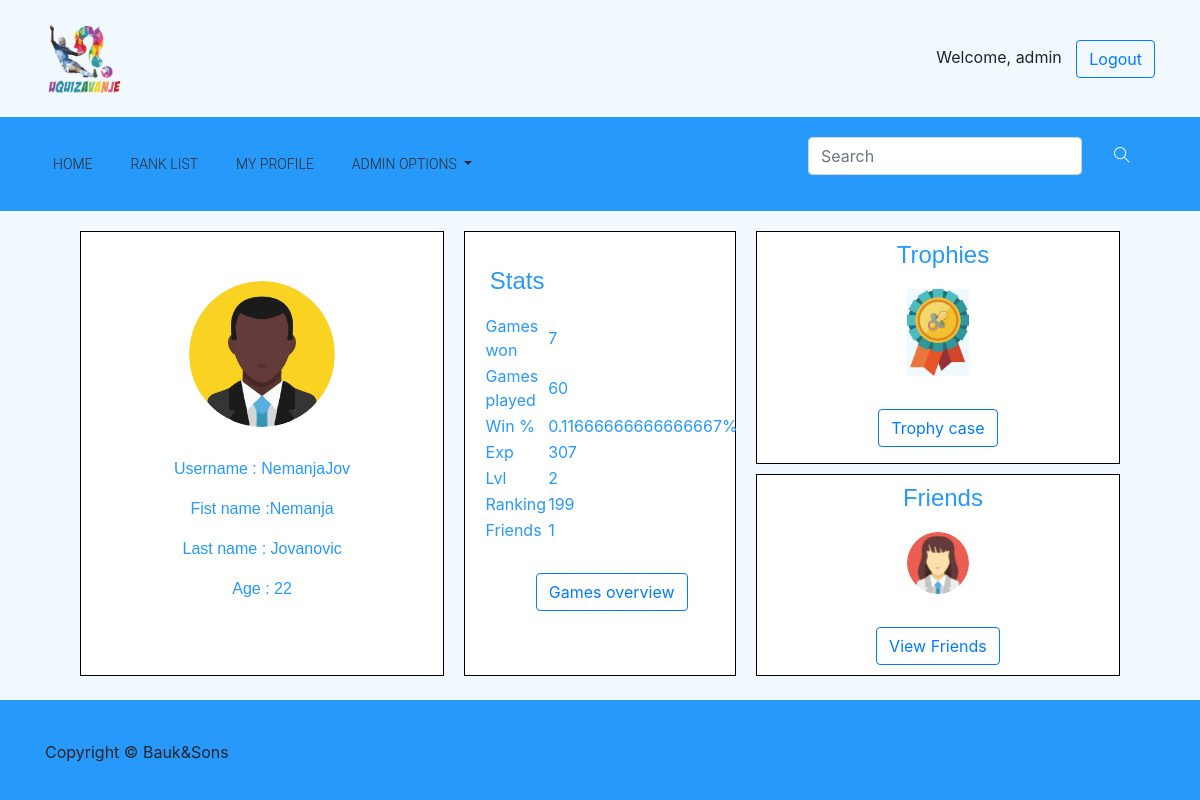
The app's page /my_profile/15/ (signed in) with its own data.
### quiz/models.py (models this page shows, shortened)
class User(AbstractUser):
    email = models.EmailField(
        verbose_name='email address',
        max_length=255,
        unique=True,
    )
    age = models.IntegerField(null = True)
    is_active = models.BooleanField(default=True)
    is_moderator = models.BooleanField(default=False)
    wants_moderator = models.BooleanField(default = False)
    first_name = models.CharField(max_length=50)
    last_name = models.CharField( max_length=50)
    level = models.IntegerField(default = 0)
    exp = models.IntegerField(default = 0)
    picture = models.TextField(default = "quiz/default_avatar.jpg", max_length = 50, blank = True, null = True)
    ranking = models.IntegerField(default = -1)
    def moderator(self):
        return self.is_moderator
    def is_senior(self):
        return self.level >= 10
    def get_level(self):
        return self.level
    def get_ranking(self):
        return self.ranking
    def get_age(self):
        return self.age
    def get_by_id(id_val):
        return User.objects.filter(id=id_val).first()
    USERNAME_FIELD = 'username'
    REQUIRED_FIELDS = ['email']

### quiz/views.py (the view)
# urls.py: url(r'^my_profile/(?P<value>\d+)/$', views.my_profile,                   name = 'my_profile'),
def my_profile(request, value):
    user = User.get_by_id(value)
    if request.user.is_authenticated:
        template = loader.get_template('quiz/my_profile.html')
        lvl = user.level
        print(lvl)
        wins = Game.number_of_wins(user)
        played = Game.number_of_games_played(user)
        if played != 0:
            percentage = (float)(wins/played)
        else:
            percentage = 0
        number_of_friends = Friendship.count_my_friends(user)
        friends = Friendship.get_random_four_freinds(user)
        senior = user.is_senior()
        wants_moderator = user.wants_moderator
        trophies = []
        trophies.append({'name': "New user", 'src':"quiz/new_user.jpg"})
        if wins>=10:
            trophies.append({'name': "10 wins", 'src': "quiz/10win.jpg"})
        if wins>=50:
            trophies.append({'name': "50 wins", 'src': "quiz/50win.jpg"})
        if wins>=100:
            trophies.append({'name': "100 wins", 'src': "quiz/100win.jpg"})
        if lvl>=5:
            trophies.append({'name': "Level 5+", 'src': "quiz/lvl5.jpg"})
        if lvl>=10:
            trophies.append({'name': "Level 10+", 'src': "quiz/lvl10.jpg"})
        if lvl>=20:
            trophies.append({'name': "Level 20+", 'src': "quiz/lvl20.jpg"})
        if user.is_moderator:
            trophies.append({'name': "Moderator", 'src': "quiz/moderator.jpg"})
        if user.is_senior():
            trophies.append({'name': "Senior", 'src': "quiz/senior_user.jpg"})
        context = {
            'curUser': user,
            'wins': wins,
            'played': played,
            'percentage': percentage,
            'number_of_friends': number_of_friends,
            'trophies': trophies,
            'friends' : friends,
            'senior' : senior,
            'wants_moderator' : wants_moderator,
        }
        return HttpResponse(template.render(context, request))
    else:
        return redirect('/home')

### quiz/models.py (called while the page is built)
    def get_random_four_freinds(user):
        return Friendship.objects.filter(first_friend_id = user, accepted = True).select_related('second_friend_id').values('second_friend_id', 'accepted', 'second_friend_id__username', 'second_friend_id__picture', 'second_friend_id__ranking').order_by('?')[:4]

    def count_my_friends(user):
        return Friendship.objects.filter(first_friend_id = user, accepted = True).count()

    def number_of_wins(user):
        return Game.objects.filter(winner = user).count()

    def number_of_games_played(user):
        p1 = Game.objects.filter(player_one = user).count()
        p2 = Game.objects.filter(player_two = user).count()
        p3 = Game.objects.filter(player_three = user).count()
        p4 = Game.objects.filter(player_four = user).count()
        result = p1+p2+p3+p4
        return result

### quiz/templates/quiz/my_profile.html (shortened to what this page needs)
{% extends "quiz/base.html" %}
{% load static %} {% block content %}
<div class="container">
  <div class="row justify-content-center" style="margin: 10px;">
    <div class="col-lg-4 col-md-12 profile_big_container">
      <div class="text-center justify-content-center">
        <div class="card-body">
          {%if user.id == curUser.id%}
            {% load static %}
          {%else%}
          {% load static %}
            <img src="{% get_static_prefix %}{{curUser.picture}}" class="rounded-circle" />
          {%endif%}
        </div>
        <div class="p_wrapper_profile">
          <p>Username : {{ curUser.get_username }}</p>
          <p>Fist name :{{ curUser.first_name }}</p>
          <p>Last name : {{ curUser.last_name }}</p>
          {% if curUser.get_age != null%}
          <p>Age : {{ curUser.get_age }}</p>
          {% endif %}
        </div>
      </div>
    </div>
    <div class="col-lg-3 col-md-12 profile_big_container">
      <div id="stats_container">
        <h3>Stats</h3>
        <table>
          <tr style="color: #2699FB;">
            <td>Games won</td>
            <td>{{ wins }}</td>
          </tr>
          <tr style="color: #2699FB;">
            <td>Games played</td>
            <td>{{ played }}</td>
          </tr>
          <tr style="color: #2699FB;">
            <td>Win %</td>
            <td>{{ percentage }}%</td>
          </tr>
          <tr style="color: #2699FB;">
              <td>Exp</td>
              <td>{{ curUser.exp }}</td>
          </tr>
          <tr style="color: #2699FB;">
            <td>Lvl</td>
            <td>{{ curUser.get_level }}</td>
          </tr>
          <tr style="color: #2699FB;">
            <td>Ranking</td>
            <td>{{ curUser.get_ranking }}</td>
          </tr>
          <tr style="color: #2699FB;">
            <td>Friends</td>
            <td>{{ number_of_friends }}</td>
          </tr>
          <tr style="color: #2699FB;">
            <td style="padding: 30px" colspan="2" align="center">
              <a href = "{% url 'quiz:games_overview' value=curUser.id%}"><button class="btn btn-outline-primary">Games overview</button></a>
            </td>
          </tr>
        </table>
      </div>
    </div>
    <div class="col-lg-4 col-md-12" style="margin: 10px;">
      <div class="row">
        <div class="col-md-12" id="trophy_container">
          <div class="small_container_content text-center">
            <h3>Trophies</h3>
            <span>
              {%for trophy in trophies%}
              <div style="display: inline">
                <img src="{% get_static_prefix %}{{ trophy.src }}" />
              </div>
              {%endfor%}
            </span>
            <p>
              <button class="btn btn-outline-primary">
                <a href="{% url 'quiz:trophy_page' value=curUser.id%}">Trophy case</a>
              </button>
            </p>
          </div>
        </div>
        <div class="col-md-12" id="friends_container">
          <div class="small_container_content text-center">
            <h3>Friends</h3>
            <span>
              {% for friend in friends %}
                {% load static %}
                <img src='{% get_static_prefix %}{{friend.second_friend_id__picture }}' class="rounded-circle" alt="avatar">
              {% empty %}
                <h6 style="color: #2699FB;">You do not have any friends yet !</h6>
              {% endfor %}
            </span>
            <br/>
            <button class="btn btn-outline-primary">
              <a href="{% url 'quiz:friends_page' value=curUser.id%}">View Friends</a>
            </button>
          </div>
        </div>
      </div>
    </div>
  </div>
</div>
{% endblock content %}

### quiz/templates/quiz/base.html (shortened to what this page needs)
{% load static %}
<!doctype html>
<html lang="en">
<head>
    <link rel="stylesheet" href="{% static 'quiz/bootstrap.min.css' %}">
    <link rel="stylesheet" href="{% static 'quiz/animate.css' %}">
    <link rel="stylesheet" href="{% static 'quiz/font-awesome.min.css' %}">
    <link rel="stylesheet" href="{% static 'quiz/style.css' %}">
    <link rel="stylesheet" href="{% static 'quiz/themify-icons.css' %}">
</head>
<body>
        <div id="page_container">
            <div id="content_wrapper">
    <header class="header_area">
        <div class="sub_header">
            <div class="container">
                <div class="row align-items-center">
                    <div class="col-xs-8 col-md-8 col-xl-6">
                        <div id="logo">
                            <a href="{% url 'quiz:home' %}"><img src="{% static 'quiz/uqizavanje_logo.png' %}" alt=""
                                    title="" /></a>
                        </div>
                    </div>
                    <div class="col-xs-4 col-md-4 col-xl-6">
                        {% if user.is_authenticated %}
                        <div class="float-right" id="welcome_message">
                            Welcome, {{ user.get_username }}
                            <a href="/accounts/logout" class="btn btn-outline-primary">Logout</a>
                        </div>
                        {% endif %}
                    </div>
                </div>
            </div>
        </div>
        <div class="main_menu">
            <div class="container">
                <div class="row">
                    <div class="col-lg-12">
                        <nav class="navbar navbar-expand-lg navbar-light">
                            <div class="collapse navbar-collapse" id="navbarSupportedContent">
                                <ul class="navbar-nav mr-auto">
                                    <li class="nav-item active">
                                        <a class="nav-link active" href="{% url 'quiz:home' %}">Home</a>
                                    </li>
                                    <li class="nav-item">
                                        <a class="nav-link" href="{% url 'quiz:rank_list'%}">Rank List</a>
                                    </li>
                                    {% if user.is_authenticated %}
                                    <li class="nav-item">
                                        <a class="nav-link" href="{% url 'quiz:my_profile' value=user.id%}">My Profile</a>
                                    </li>
                                    {% endif %}
                                    {% if user.is_superuser %}
                                    <li class="nav-item dropdown">
                                        <a class="nav-link dropdown-toggle" href="#" role="button"
                                            data-toggle="dropdown" aria-haspopup="true" aria-expanded="false">
                                            Admin options
                                        </a>
                                    </li>
                                    {% endif %}
                                </ul>
                            </div>
                            <div class="header_social_icon d-none d-sm-block">
                                <ul>
                                    <li>
                                        <form action="/search_results/" method="GET" class="form-inline mr-auto">
                                            <div class="md-form my-0">
                                                <input class="form-control" name="searched_name" type="search"
                                                    placeholder="Search" aria-label="Search">
                                                <button class="btn btn-primary" type='submit' id='lupa'><i
                                                        class=" ti-search text-white ml-3"
                                                        aria-hidden="true"></i></button>
                                            </div>
                                        </form>
                                    </li>
                                </ul>
                            </div>
                        </nav>
                    </div>
                </div>
            </div>
        </div>
    </header>
    {% block content %}
    {% endblock content %}
    </div>
    <footer class="footer">
        <div class="container">
            <div class="row text-center">
                <p class="col-lg-8 col-md-12">Copyright &copy; Bauk&Sons</p>
            </div>
        </div>
    </footer>
</div>
</body>
</html>

### quiz/static/quiz/style.css (style rules this page uses)
a { text-decoration: none; -webkit-transition: 0.5s; transition: 0.5s; }
h1, h2, h3, h4, h5, h6 { color: #2a2a2a; font-family: "Cabin", sans-serif; }
h3 { font-size: 24px; line-height: 25px; }
img { max-width: 100%; }
.sub_header { padding: 20px 0px; background-color: #F1F9FF; }
.sub_header img { height: 15%; width: 15%; }
.main_menu { background-color: #2699FB; }
.main_menu .navbar-light .navbar-nav .nav-link { color: #2a2a2a; font-weight: 300; font-family: "Roboto", sans-serif; }
.main_menu .header_social_icon ul li { padding-right: 13px; }
.main_menu ul li { display: inline-block; font-size: 14px; text-transform: uppercase; padding-right: 22px; }
body { background-color: #F1F9FF; }
#lupa { background-color: #2699FB; border:#2699FB; }
#welcome_message a { margin-left: 10px; }
.profile_big_container { border: 1px black solid; margin: 10px; background-color: white; }
.profile_big_container img { margin-top: 10%; width: 50%; }
.profile_big_container h3 { font-family: 'Cabin', sans-serif; color: #2699FB; margin-top: 10px; margin-left: 10px; margin-bottom: 20px; }
.profile_big_container p { font-family: 'Cabin', sans-serif; color: #2699FB; }
.profile_big_container table { width: 100%; margin: 2%; }
.p_wrapper_profile { margin-top: 10px; }
#stats_container { margin-top: 15%; }
.small_container_content { margin: 10px; }
.small_container_content h3 { margin-top: 10px; margin-left: 10px; margin-bottom: 20px; color: #2699FB; font-family: 'Cabin', sans-serif; }
.small_container_content span { padding: 10px; }
.small_container_content img { margin: 2px; width: 20%; }
.small_container_content button { margin-top: 10%; }
#trophy_container { border: 1px black solid; margin-bottom: 10px; background-color: white; }
#friends_container { border: 1px black solid; background-color: white; }
.footer { background-color: #2699FB; height: 100px; position: absolute; bottom: 0; width: 100%; }
.footer p { margin-top: 40px; text-align: left; }
.main_menu .navbar { padding: 20px 0px; }
#page_container { position: relative; min-height: 100vh; }
#content_wrapper { padding-bottom: 100px; }

### records on screen
User: get_username "admin"
User: picture (picture), get_username "NemanjaJov", first_name "Nemanja", last_name "Jovanovic", get_age "22", exp "307", get_level "2", get_ranking "199"

### other values on screen
{{ wins }} "7"
{{ played }} "60"
{{ percentage }} "0.11666666666666667"
{{ number_of_friends }} "1"
